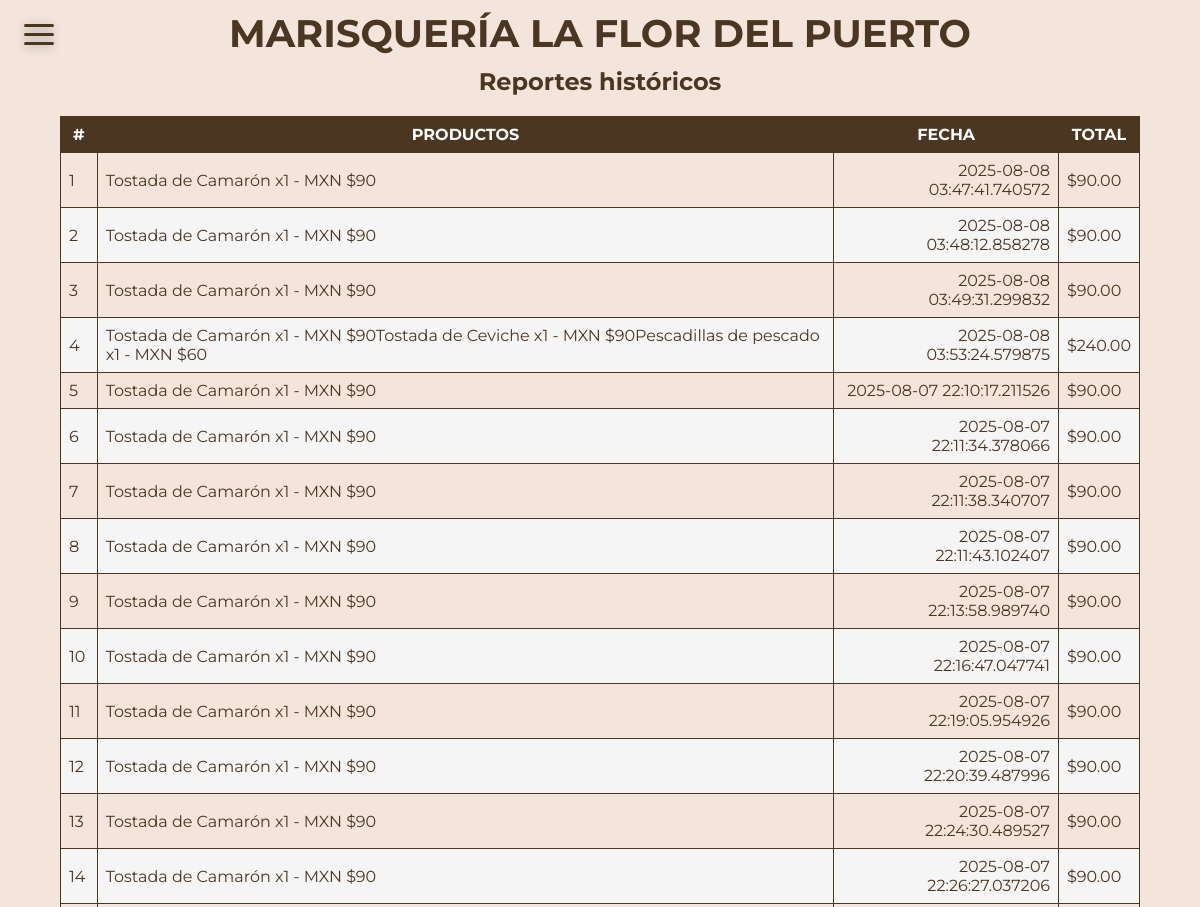
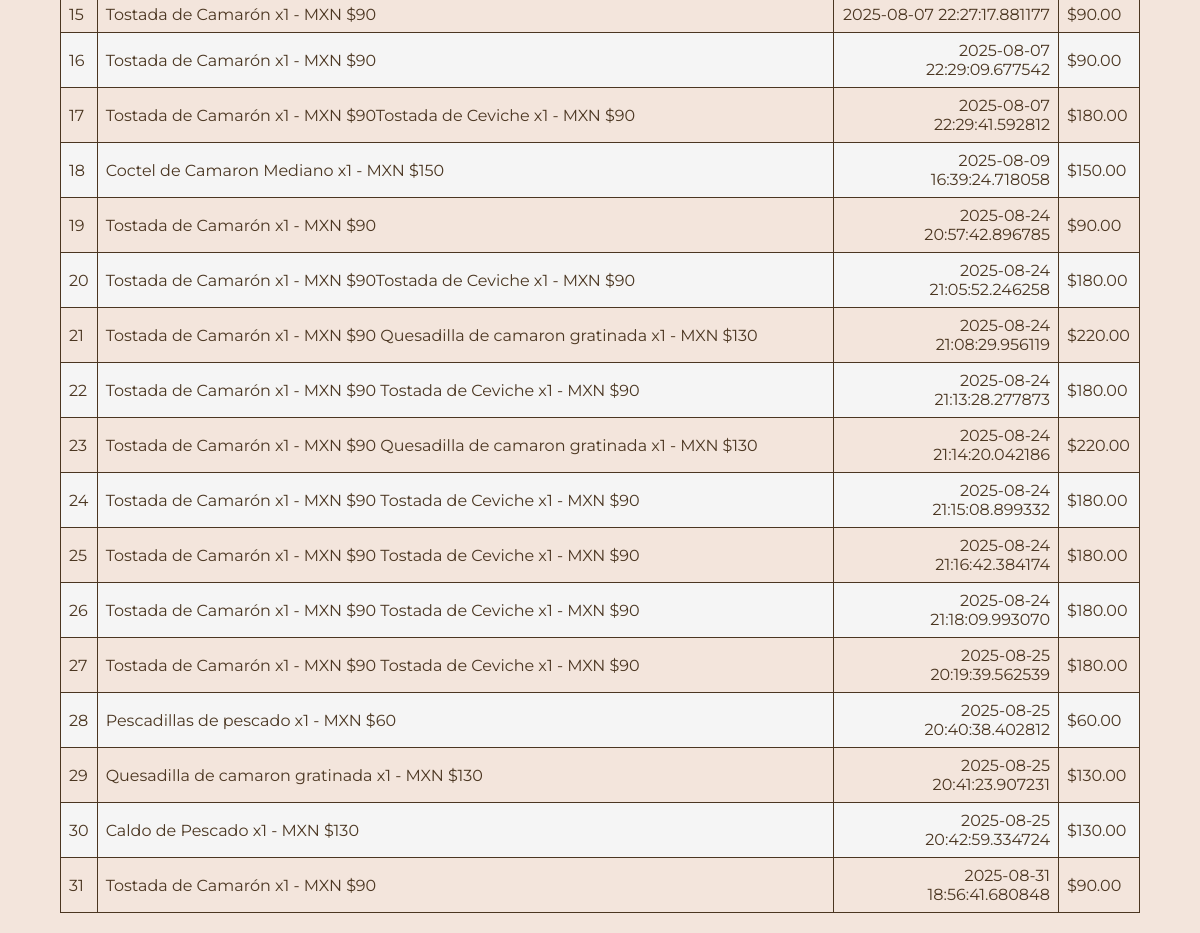
Page /reportes on the committed database (2 pictures, top to bottom).
### models.py (models this page shows)
class PedidoHistorico(db.Model):
    id = db.Column(db.Integer, primary_key=True)
    productos = db.Column(db.Text)  # o relación si usas modelo relacional
    total = db.Column(db.Float)
    fecha = db.Column(db.DateTime, default=datetime.now())

### app.py (the view)
@app.route('/reportes', methods=['GET'])
def reportes():
    reportes = PedidoHistorico.query.all()
    return render_template('reportes.html', reportes=reportes)

### templates/reportes.html (shortened to what this page needs)
{% extends 'base.html' %}
{% block content %}
    <h2 style="text-align: center;">Reportes históricos</h2>
    <div style="width: 90%; margin: 0 auto;">
        <table style="width: 100%;">
            <tr>
                <th>#</th>
                <th>Productos</th>
                <th>Fecha</th>
                <th>Total</th>
            </tr>
            {% for reporte in reportes %}
                <tr>
                    <td>{{ reporte.id }}</td>
                    <td style="border-top: 1px dashed #000;">{{ reporte.productos }}</td>
                    <td style="text-align: right; border-top: 1px dashed #000;">{{ reporte.fecha }}</td>
                    <td>${{ reporte.total }}0</td>
                </tr>
            {% endfor %}
        </table>
    </div>
{% endblock %}

### templates/base.html (shortened to what this page needs)
<!DOCTYPE html>
<html lang="en">
<head>
    <link rel="stylesheet" href="{{ url_for('static', filename='css/base.css') }}">
</head>
<body>
    <header>
        <div class="menu-button menu-not-active" id="menu-button">
            <span></span>
            <span></span>
            <span></span>
        </div>
    </header>
    <div class="container">
        <h1 style="position: sticky; top: 0;">MARISQUERÍA LA FLOR DEL PUERTO</h1>
        {% block content %}{% endblock %}
    </div>
</body>
</html>

### static/css/base.css (style rules this page uses)
* { margin: 0; padding: 0; box-sizing: border-box; }
html { scroll-behavior: smooth; }
body { --bg-color: #4b3621; --text-color: #fff; background-color: #f3e5dc; font-family: 'Montserrat', sans-serif; color: #4b3621; display: block; }
header { display: flex; justify-content: space-between; align-items: center; position: fixed; top: 0; left: 0; width: 100%; height: 10dvh; padding: 8px 30px; z-index: 100; }
.menu-button { width: 30px; cursor: pointer; position: absolute; top: 30%; left: 5%; z-index: 110; }
.menu-button span { display: block; width: 100%; height: 3px; box-shadow: rgba(0, 0, 0, 0.3) 0px 2px 10px 0px; position: relative; border-radius: 3px; background-color: var(--bg-color); transition: all 0.3s ease; }
span + span { margin-top: 6px; }
.menu-not-active span:nth-child(1) { animation: ease .7s top-2 forwards; }
.menu-not-active span:nth-child(2) { animation: ease .7s scaled-2 forwards; }
.menu-not-active span:nth-child(3) { animation: ease .7s bottom-2 forwards; }
h1 { width: 100%; text-align: center; padding: 10px; font-size: clamp(1.4rem, 5vw, 2.4rem); text-wrap: balance; margin: 0 auto; animation: scroll 10s ease-in-out; animation-timeline: scroll(); }
h2 { font-size: clamp(1rem, 5vw, 1.5rem); text-wrap: balance; }
table { width: auto; border-collapse: collapse; margin: 20px auto; }
table th, table td { border: 1px solid #4b3621; padding: 8px; text-align: left; }
th { background-color: #4b3621; color: #fff; text-align: center !important; text-transform: uppercase; }
tr:nth-child(odd) { background-color: #f5f5f5; color: #4b3621; }
@media (min-width: 960px) { .menu-button { left: 2%; } }

### rows in the picture
PedidoHistorico: id "1", productos "Tostada de Camarón x1 - MXN $90", fecha "2025-08-08 03:47:41.740572", total "90.0"
PedidoHistorico: id "2", productos "Tostada de Camarón x1 - MXN $90", fecha "2025-08-08 03:48:12.858278", total "90.0"
PedidoHistorico: id "3", productos "Tostada de Camarón x1 - MXN $90", fecha "2025-08-08 03:49:31.299832", total "90.0"
PedidoHistorico: id "4", productos "Tostada de Camarón x1 - MXN $90Tostada de Ceviche x1 - MXN $90Pescadillas de pescado x1 - MXN $60", fecha "2025-08-08 03:53:24.579875", total "240.0"
PedidoHistorico: id "5", productos "Tostada de Camarón x1 - MXN $90", fecha "2025-08-07 22:10:17.211526", total "90.0"
PedidoHistorico: id "6", productos "Tostada de Camarón x1 - MXN $90", fecha "2025-08-07 22:11:34.378066", total "90.0"
PedidoHistorico: id "7", productos "Tostada de Camarón x1 - MXN $90", fecha "2025-08-07 22:11:38.340707", total "90.0"
PedidoHistorico: id "8", productos "Tostada de Camarón x1 - MXN $90", fecha "2025-08-07 22:11:43.102407", total "90.0"
PedidoHistorico: id "9", productos "Tostada de Camarón x1 - MXN $90", fecha "2025-08-07 22:13:58.989740", total "90.0"
PedidoHistorico: id "10", productos "Tostada de Camarón x1 - MXN $90", fecha "2025-08-07 22:16:47.047741", total "90.0"
PedidoHistorico: id "11", productos "Tostada de Camarón x1 - MXN $90", fecha "2025-08-07 22:19:05.954926", total "90.0"
PedidoHistorico: id "12", productos "Tostada de Camarón x1 - MXN $90", fecha "2025-08-07 22:20:39.487996", total "90.0"
PedidoHistorico: id "13", productos "Tostada de Camarón x1 - MXN $90", fecha "2025-08-07 22:24:30.489527", total "90.0"
PedidoHistorico: id "14", productos "Tostada de Camarón x1 - MXN $90", fecha "2025-08-07 22:26:27.037206", total "90.0"
PedidoHistorico: id "15", productos "Tostada de Camarón x1 - MXN $90", fecha "2025-08-07 22:27:17.881177", total "90.0"
PedidoHistorico: id "16", productos "Tostada de Camarón x1 - MXN $90", fecha "2025-08-07 22:29:09.677542", total "90.0"
PedidoHistorico: id "17", productos "Tostada de Camarón x1 - MXN $90Tostada de Ceviche x1 - MXN $90", fecha "2025-08-07 22:29:41.592812", total "180.0"
PedidoHistorico: id "18", productos "Coctel de Camaron Mediano x1 - MXN $150", fecha "2025-08-09 16:39:24.718058", total "150.0"
PedidoHistorico: id "19", productos "Tostada de Camarón x1 - MXN $90", fecha "2025-08-24 20:57:42.896785", total "90.0"
PedidoHistorico: id "20", productos "Tostada de Camarón x1 - MXN $90Tostada de Ceviche x1 - MXN $90", fecha "2025-08-24 21:05:52.246258", total "180.0"
PedidoHistorico: id "21", productos "Tostada de Camarón x1 - MXN $90 Quesadilla de camaron gratinada x1 - MXN $130", fecha "2025-08-24 21:08:29.956119", total "220.0"
PedidoHistorico: id "22", productos "Tostada de Camarón x1 - MXN $90 Tostada de Ceviche x1 - MXN $90", fecha "2025-08-24 21:13:28.277873", total "180.0"
PedidoHistorico: id "23", productos "Tostada de Camarón x1 - MXN $90 Quesadilla de camaron gratinada x1 - MXN $130", fecha "2025-08-24 21:14:20.042186", total "220.0"
PedidoHistorico: id "24", productos "Tostada de Camarón x1 - MXN $90 Tostada de Ceviche x1 - MXN $90", fecha "2025-08-24 21:15:08.899332", total "180.0"
PedidoHistorico: id "25", productos "Tostada de Camarón x1 - MXN $90 Tostada de Ceviche x1 - MXN $90", fecha "2025-08-24 21:16:42.384174", total "180.0"
PedidoHistorico: id "26", productos "Tostada de Camarón x1 - MXN $90 Tostada de Ceviche x1 - MXN $90", fecha "2025-08-24 21:18:09.993070", total "180.0"
PedidoHistorico: id "27", productos "Tostada de Camarón x1 - MXN $90 Tostada de Ceviche x1 - MXN $90", fecha "2025-08-25 20:19:39.562539", total "180.0"
PedidoHistorico: id "28", productos "Pescadillas de pescado x1 - MXN $60", fecha "2025-08-25 20:40:38.402812", total "60.0"
PedidoHistorico: id "29", productos "Quesadilla de camaron gratinada x1 - MXN $130", fecha "2025-08-25 20:41:23.907231", total "130.0"
PedidoHistorico: id "30", productos "Caldo de Pescado x1 - MXN $130", fecha "2025-08-25 20:42:59.334724", total "130.0"
PedidoHistorico: id "31", productos "Tostada de Camarón x1 - MXN $90", fecha "2025-08-31 18:56:41.680848", total "90.0"
